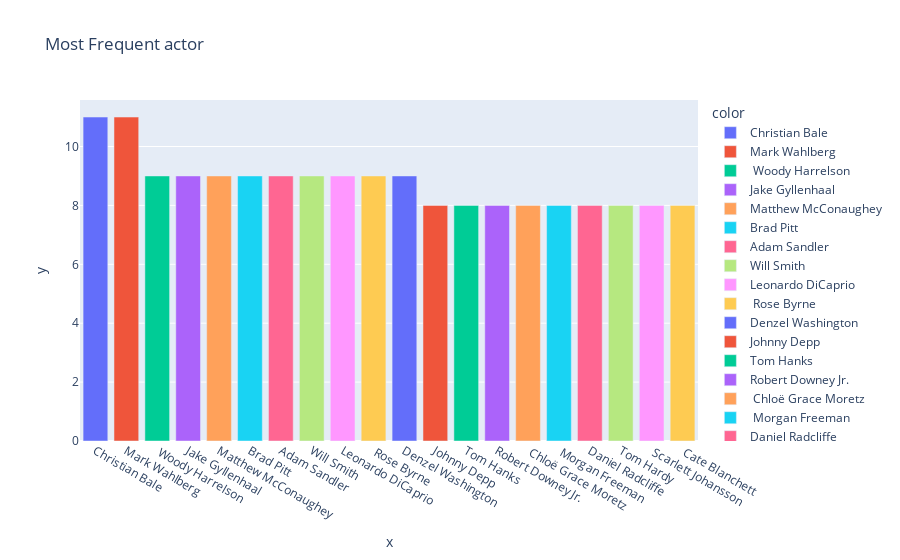

Write notebook code for a chart like this one.
### Code cell
n=actors.iloc[:20]
px.bar(df,y=n.values, x=n.index, title='Most Frequent actor',color=n.index)

### Figure 1 — Plotly figure (JSON) as saved in the notebook; plotly's stock layout.template omitted (floating-point values rounded to 4 significant figures)
{"data": [{"alignmentgroup": "True", "hovertemplate": "color=Christian Bale<br>x=%{x}<br>y=%{y}<extra></extra>", "legendgroup": "Christian Bale", "marker": {"color": "#636efa", "pattern": {"shape": ""}}, "name": "Christian Bale", "offsetgroup": "Christian Bale", "orientation": "v", "showlegend": true, "textposition": "auto", "type": "bar", "x": ["Christian Bale"], "xaxis": "x", "y": [11], "yaxis": "y"}, {"alignmentgroup": "True", "hovertemplate": "color=Mark Wahlberg<br>x=%{x}<br>y=%{y}<extra></extra>", "legendgroup": "Mark Wahlberg", "marker": {"color": "#EF553B", "pattern": {"shape": ""}}, "name": "Mark Wahlberg", "offsetgroup": "Mark Wahlberg", "orientation": "v", "showlegend": true, "textposition": "auto", "type": "bar", "x": ["Mark Wahlberg"], "xaxis": "x", "y": [11], "yaxis": "y"}, {"alignmentgroup": "True", "hovertemplate": "color= Woody Harrelson<br>x=%{x}<br>y=%{y}<extra></extra>", "legendgroup": " Woody Harrelson", "marker": {"color": "#00cc96", "pattern": {"shape": ""}}, "name": " Woody Harrelson", "offsetgroup": " Woody Harrelson", "orientation": "v", "showlegend": true, "textposition": "auto", "type": "bar", "x": [" Woody Harrelson"], "xaxis": "x", "y": [9], "yaxis": "y"}, {"alignmentgroup": "True", "hovertemplate": "color=Jake Gyllenhaal<br>x=%{x}<br>y=%{y}<extra></extra>", "legendgroup": "Jake Gyllenhaal", "marker": {"color": "#ab63fa", "pattern": {"shape": ""}}, "name": "Jake Gyllenhaal", "offsetgroup": "Jake Gyllenhaal", "orientation": "v", "showlegend": true, "textposition": "auto", "type": "bar", "x": ["Jake Gyllenhaal"], "xaxis": "x", "y": [9], "yaxis": "y"}, {"alignmentgroup": "True", "hovertemplate": "color=Matthew McConaughey<br>x=%{x}<br>y=%{y}<extra></extra>", "legendgroup": "Matthew McConaughey", "marker": {"color": "#FFA15A", "pattern": {"shape": ""}}, "name": "Matthew McConaughey", "offsetgroup": "Matthew McConaughey", "orientation": "v", "showlegend": true, "textposition": "auto", "type": "bar", "x": ["Matthew McConaughey"], "xaxis": "x", "y": [9], "yaxis": "y"}, {"alignmentgroup": "True", "hovertemplate": "color=Brad Pitt<br>x=%{x}<br>y=%{y}<extra></extra>", "legendgroup": "Brad Pitt", "marker": {"color": "#19d3f3", "pattern": {"shape": ""}}, "name": "Brad Pitt", "offsetgroup": "Brad Pitt", "orientation": "v", "showlegend": true, "textposition": "auto", "type": "bar", "x": ["Brad Pitt"], "xaxis": "x", "y": [9], "yaxis": "y"}, {"alignmentgroup": "True", "hovertemplate": "color=Adam Sandler<br>x=%{x}<br>y=%{y}<extra></extra>", "legendgroup": "Adam Sandler", "marker": {"color": "#FF6692", "pattern": {"shape": ""}}, "name": "Adam Sandler", "offsetgroup": "Adam Sandler", "orientation": "v", "showlegend": true, "textposition": "auto", "type": "bar", "x": ["Adam Sandler"], "xaxis": "x", "y": [9], "yaxis": "y"}, {"alignmentgroup": "True", "hovertemplate": "color=Will Smith<br>x=%{x}<br>y=%{y}<extra></extra>", "legendgroup": "Will Smith", "marker": {"color": "#B6E880", "pattern": {"shape": ""}}, "name": "Will Smith", "offsetgroup": "Will Smith", "orientation": "v", "showlegend": true, "textposition": "auto", "type": "bar", "x": ["Will Smith"], "xaxis": "x", "y": [9], "yaxis": "y"}, {"alignmentgroup": "True", "hovertemplate": "color=Leonardo DiCaprio<br>x=%{x}<br>y=%{y}<extra></extra>", "legendgroup": "Leonardo DiCaprio", "marker": {"color": "#FF97FF", "pattern": {"shape": ""}}, "name": "Leonardo DiCaprio", "offsetgroup": "Leonardo DiCaprio", "orientation": "v", "showlegend": true, "textposition": "auto", "type": "bar", "x": ["Leonardo DiCaprio"], "xaxis": "x", "y": [9], "yaxis": "y"}, {"alignmentgroup": "True", "hovertemplate": "color= Rose Byrne<br>x=%{x}<br>y=%{y}<extra></extra>", "legendgroup": " Rose Byrne", "marker": {"color": "#FECB52", "pattern": {"shape": ""}}, "name": " Rose Byrne", "offsetgroup": " Rose Byrne", "orientation": "v", "showlegend": true, "textposition": "auto", "type": "bar", "x": [" Rose Byrne"], "xaxis": "x", "y": [9], "yaxis": "y"}, {"alignmentgroup": "True", "hovertemplate": "color=Denzel Washington<br>x=%{x}<br>y=%{y}<extra></extra>", "legendgroup": "Denzel Washington", "marker": {"color": "#636efa", "pattern": {"shape": ""}}, "name": "Denzel Washington", "offsetgroup": "Denzel Washington", "orientation": "v", "showlegend": true, "textposition": "auto", "type": "bar", "x": ["Denzel Washington"], "xaxis": "x", "y": [9], "yaxis": "y"}, {"alignmentgroup": "True", "hovertemplate": "color=Johnny Depp<br>x=%{x}<br>y=%{y}<extra></extra>", "legendgroup": "Johnny Depp", "marker": {"color": "#EF553B", "pattern": {"shape": ""}}, "name": "Johnny Depp", "offsetgroup": "Johnny Depp", "orientation": "v", "showlegend": true, "textposition": "auto", "type": "bar", "x": ["Johnny Depp"], "xaxis": "x", "y": [8], "yaxis": "y"}, {"alignmentgroup": "True", "hovertemplate": "color=Tom Hanks<br>x=%{x}<br>y=%{y}<extra></extra>", "legendgroup": "Tom Hanks", "marker": {"color": "#00cc96", "pattern": {"shape": ""}}, "name": "Tom Hanks", "offsetgroup": "Tom Hanks", "orientation": "v", "showlegend": true, "textposition": "auto", "type": "bar", "x": ["Tom Hanks"], "xaxis": "x", "y": [8], "yaxis": "y"}, {"alignmentgroup": "True", "hovertemplate": "color=Robert Downey Jr.<br>x=%{x}<br>y=%{y}<extra></extra>", "legendgroup": "Robert Downey Jr.", "marker": {"color": "#ab63fa", "pattern": {"shape": ""}}, "name": "Robert Downey Jr.", "offsetgroup": "Robert Downey Jr.", "orientation": "v", "showlegend": true, "textposition": "auto", "type": "bar", "x": ["Robert Downey Jr."], "xaxis": "x", "y": [8], "yaxis": "y"}, {"alignmentgroup": "True", "hovertemplate": "color= Chloë Grace Moretz<br>x=%{x}<br>y=%{y}<extra></extra>", "legendgroup": " Chloë Grace Moretz", "marker": {"color": "#FFA15A", "pattern": {"shape": ""}}, "name": " Chloë Grace Moretz", "offsetgroup": " Chloë Grace Moretz", "orientation": "v", "showlegend": true, "textposition": "auto", "type": "bar", "x": [" Chloë Grace Moretz"], "xaxis": "x", "y": [8], "yaxis": "y"}, {"alignmentgroup": "True", "hovertemplate": "color= Morgan Freeman<br>x=%{x}<br>y=%{y}<extra></extra>", "legendgroup": " Morgan Freeman", "marker": {"color": "#19d3f3", "pattern": {"shape": ""}}, "name": " Morgan Freeman", "offsetgroup": " Morgan Freeman", "orientation": "v", "showlegend": true, "textposition": "auto", "type": "bar", "x": [" Morgan Freeman"], "xaxis": "x", "y": [8], "yaxis": "y"}, {"alignmentgroup": "True", "hovertemplate": "color=Daniel Radcliffe<br>x=%{x}<br>y=%{y}<extra></extra>", "legendgroup": "Daniel Radcliffe", "marker": {"color": "#FF6692", "pattern": {"shape": ""}}, "name": "Daniel Radcliffe", "offsetgroup": "Daniel Radcliffe", "orientation": "v", "showlegend": true, "textposition": "auto", "type": "bar", "x": ["Daniel Radcliffe"], "xaxis": "x", "y": [8], "yaxis": "y"}, {"alignmentgroup": "True", "hovertemplate": "color=Tom Hardy<br>x=%{x}<br>y=%{y}<extra></extra>", "legendgroup": "Tom Hardy", "marker": {"color": "#B6E880", "pattern": {"shape": ""}}, "name": "Tom Hardy", "offsetgroup": "Tom Hardy", "orientation": "v", "showlegend": true, "textposition": "auto", "type": "bar", "x": ["Tom Hardy"], "xaxis": "x", "y": [8], "yaxis": "y"}, {"alignmentgroup": "True", "hovertemplate": "color= Scarlett Johansson<br>x=%{x}<br>y=%{y}<extra></extra>", "legendgroup": " Scarlett Johansson", "marker": {"color": "#FF97FF", "pattern": {"shape": ""}}, "name": " Scarlett Johansson", "offsetgroup": " Scarlett Johansson", "orientation": "v", "showlegend": true, "textposition": "auto", "type": "bar", "x": [" Scarlett Johansson"], "xaxis": "x", "y": [8], "yaxis": "y"}, {"alignmentgroup": "True", "hovertemplate": "color= Cate Blanchett<br>x=%{x}<br>y=%{y}<extra></extra>", "legendgroup": " Cate Blanchett", "marker": {"color": "#FECB52", "pattern": {"shape": ""}}, "name": " Cate Blanchett", "offsetgroup": " Cate Blanchett", "orientation": "v", "showlegend": true, "textposition": "auto", "type": "bar", "x": [" Cate Blanchett"], "xaxis": "x", "y": [8], "yaxis": "y"}], "layout": {"barmode": "relative", "legend": {"title": {"text": "color"}, "tracegroupgap": 0}, "title": {"text": "Most Frequent actor"}, "xaxis": {"anchor": "y", "domain": [0, 1], "title": {"text": "x"}}, "yaxis": {"anchor": "x", "domain": [0, 1], "title": {"text": "y"}}}}
